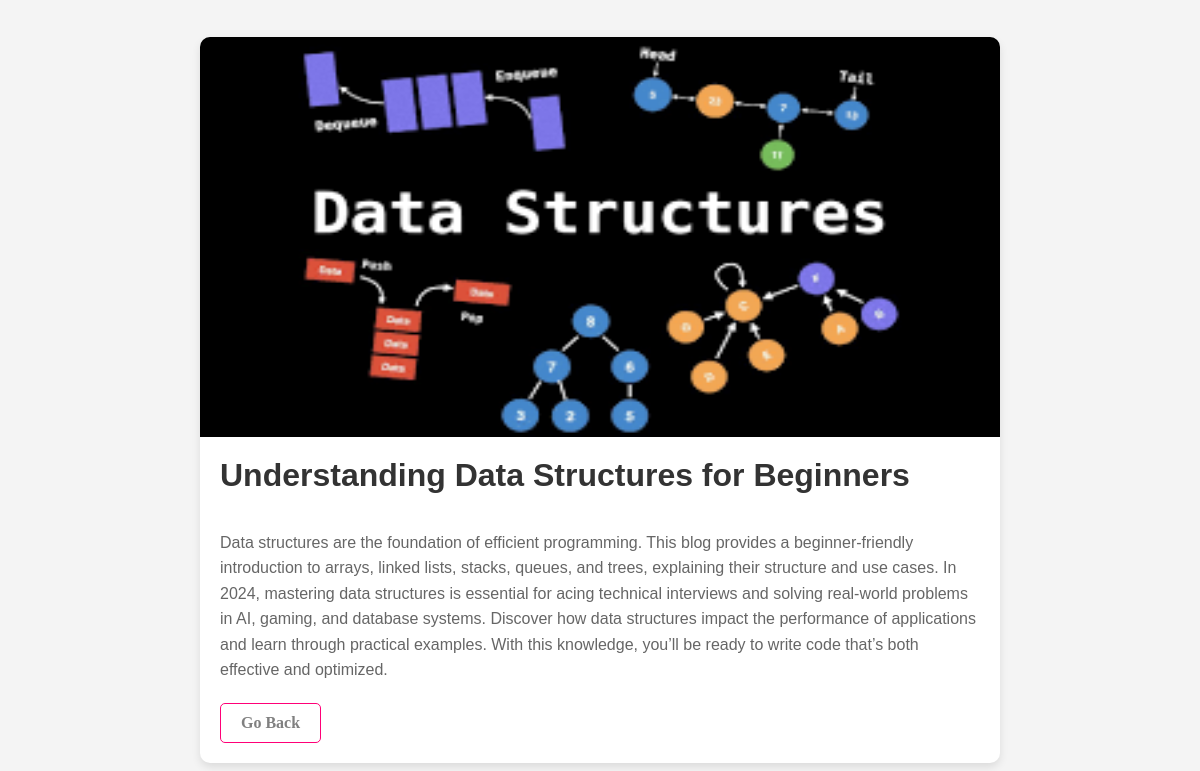
/blog/blogDetails/2/, run on the app's committed database.
### Blogs/models.py (models this page shows, shortened)
class BlogModel(models.Model):
    title = models.CharField(max_length=300)
    image = models.ImageField(upload_to="blog/photos", null=True, blank=True)
    description = models.TextField(max_length=10000, null=True, blank=True)

### Blogs/views.py (the view)
# urls.py: path("blogDetails/<int:id>/", views.blog, name="blog")
def blog(request, id):
    blog = BlogModel.objects.get(id = id)
    return render(request, "blogDetails.html", {"blog":blog,})

### Blogs/templates/blogDetails.html (shortened to what this page needs)
<!DOCTYPE html>
<html lang="en">
<head>
</head>
<body>
    <div class="blog-container">
        <div class="blog-image">
            <img src="{{blog.image.url}}" alt="">
        </div>
        <div class="blog-content">
            <h1 class="blog-title">{{blog.title}}</h1>
            <p class="blog-description" style="white-space: pre-line; line-height: 1.6; margin-bottom: 10px;">
                {{blog.description}}
            </p>
            <a href="{% url 'home' %}" class="go-back-link">Go Back</a>
        </div>
    </div>
</body>
</html>

### Blogs/templates/blogDetails.html (style rules this page uses)
* { margin: 0; padding: 0; box-sizing: border-box; font-family: Arial, sans-serif; }
body { background-color: #f4f4f4; display: flex; justify-content: center; align-items: center; min-height: 100vh; padding: 20px; }
.blog-container { background: #fff; box-shadow: 0 4px 8px rgba(0, 0, 0, 0.1); border-radius: 10px; max-width: 800px; overflow: hidden; }
.blog-image { width: 100%; height: 400px; background-size: cover; background-position: center; background-image: url('https://via.placeholder.com/800x400'); }
.blog-image img { width: 100%; height: 100%; }
.blog-content { padding: 20px; }
.blog-title { font-size: 2rem; color: #333; margin-bottom: 10px; }
.blog-description { font-size: 1rem; color: #666; line-height: 1.6; }
.go-back-link { display: inline-block; padding: 10px 20px; color: gray; border-radius: 5px; text-decoration: none; font-size: 16px; font-weight: bold; transition: background-color 1s ease;transform 0.2s ease; color 1s ease; margin-top: 10px; font-family: poppins-bold; border:1px solid #ff0077; }

### data on the page
BlogModel: image (picture), title "Understanding Data Structures for Beginners", description "Data structures are the foundation of efficient programming. This blog provides a beginner-friendly introduction to arrays, linked lists, stacks, queues, and trees, explaining their structure and use cases. In 2024, mastering data structures is essential for acing technical interviews and solving real-world problems in AI, gaming, and database systems. Discover how data structures impact the performance of applications and learn through practical examples. With this knowledge, you’ll be ready to write code that’s both effective and optimized."
